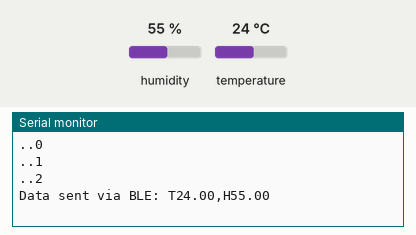
This sketch was run on a simulated Arduino Uno, built with avr-gcc and run on an emulated ATmega328P. Shown: the last lines printed to the serial monitor. The test bench sets the inputs (shaded band); at power-on: humidity 55 %, temperature 24 °C. Sleep ends after the set time or at an interrupt.

Above: at 4.4 s.
4.5 s: humidity set to 22 %
At 5.6 s:
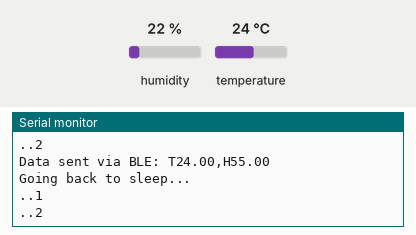
10.7 s: temperature set to 12 °C
At 13.5 s:
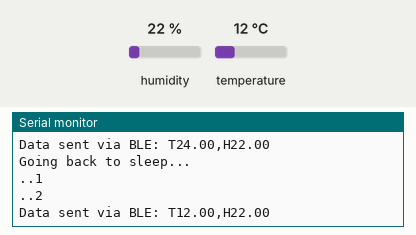
15.0 s: humidity set to 40 %
At 18.4 s:
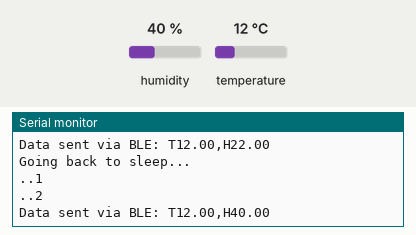
Timing chart, 0 to 19.9 s (numbered marks = the images above; inputs shaded):
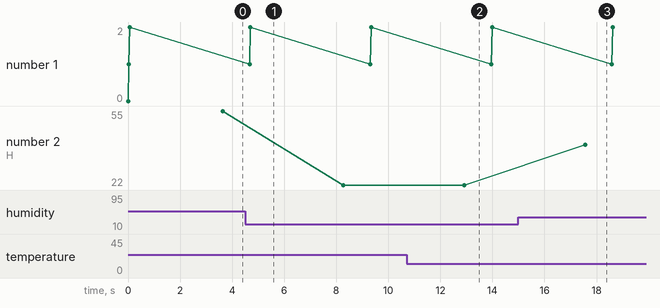

The sketch:

sketch_jun23a.ino
```cpp
#include <AM2302-Sensor.h>
#define SENSOR_PIN 2

// BLE 모듈 설정
#include <SoftwareSerial.h>
const int HM10_VCC_PIN = 12; // HM-10 전원 제어 핀
// 아두이노 RX:5, TX:4
#define RX_PIN 5
#define TX_PIN 4
SoftwareSerial HM10(TX_PIN, RX_PIN);

#include <avr/sleep.h>
#include <avr/wdt.h> // 와치독 타이머 라이브러리

AM2302::AM2302_Sensor am2302{SENSOR_PIN};
const int GOAL_SLEEP_CYCLES = 3; //슬립 반복 횟수 , 최대 8초만 슬립가능하여..
volatile int sleep_cycle_count = 0; // 슬립 사이클 카운터

// 와치독 인터럽트가 발생했을 때 호출될 함수 (비어 있어도 됨)
ISR(WDT_vect) {
  // 이 함수가 있어야 와치독 인터럽트가 정상 동작함
  sleep_cycle_count++;
}

void setup() {
  Serial.begin(9600);
  pinMode(HM10_VCC_PIN, OUTPUT);
  digitalWrite(HM10_VCC_PIN, HIGH);

  // 와치독 타이머 설정
  setup_watchdog(1); // 9 = 8초, 8 = 4초, 7 = 2초, 6 = 1초 ...
}

void loop() {

  if (sleep_cycle_count >= GOAL_SLEEP_CYCLES) {
    measure();
    sleep_cycle_count = 0;
  } else {
    Serial.print("..");
    Serial.println(sleep_cycle_count);
    Serial.flush();
  }
  // 시스템을 저전력 모드로 전환
  enter_sleep();
}

void setup_watchdog(int prescaler) {
  // 와치독 타이머의 프리스케일러(시간 간격) 설정
  byte new_wdtcsr = prescaler & 0x08 ? _BV(WDP3) : 0x00;
  new_wdtcsr |= prescaler & 0x07;

  MCUSR &= ~_BV(WDRF); // Watchdog 리셋 플래그 클리어
  WDTCSR = _BV(WDCE) | _BV(WDE); // 변경 허용
  WDTCSR = new_wdtcsr; // 새로운 프리스케일러 설정
  WDTCSR |= _BV(WDIE); // 와치독 타임아웃 인터럽트 활성화
}

void enter_sleep(void) {
  set_sleep_mode(SLEEP_MODE_PWR_DOWN); // 가장 깊은 절전 모드 설정
  sleep_enable();                      // 슬립 모드 활성화
  sleep_mode();                        // 슬립 모드 진입!

  // ------- 여기서 잠이 듦 -------
  // ... 인터럽트가 발생하면 여기서부터 코드가 다시 실행됨 ...

  sleep_disable();                     // 슬립 모드 비활성화
}

void measure() {
  delay(1000);
  am2302.begin();
  HM10.begin(9600); // SoftwareSerial 포트 시작
  delay(2500);
  auto status = am2302.read();

  if (status == 0) {
    float temp = am2302.get_Temperature();
    float humidity = am2302.get_Humidity();

    // --- 3. 데이터 포맷팅 및 전송 ---
    // 안드로이드 앱에서 파싱하기 쉬운 형태로 데이터를 만듦
    String dataToSend = "T" + String(temp, 2) + ",H" + String(humidity, 2);

    // BLE 모듈을 통해 데이터 전송
    HM10.println(dataToSend);

    // PC 디버깅용으로도 데이터 출력
    Serial.println("Data sent via BLE: " + dataToSend);

  } else {
    Serial.println("Failed to read from sensor.");
    HM10.println("Sensor Error");
  }

  // --- 4. HM-10 모듈 전원 끄기 ---
  // 데이터 전송이 완료될 시간을 잠시 줌
  delay(1000);
  HM10.end(); // SoftwareSerial 포트 종료
  Serial.println("Going back to sleep...");
  Serial.flush();
}
```

Measured:
- after the input at 10.7 s, the serial monitor: prints a new line after 2.2 s (image 2)
- after the input at 15.0 s, the serial monitor: prints a new line after 2.6 s (image 3)
- plotted number 2: 55 → 22 after the input at 4.5 s, 22 → 40 after the input at 15.0 s
